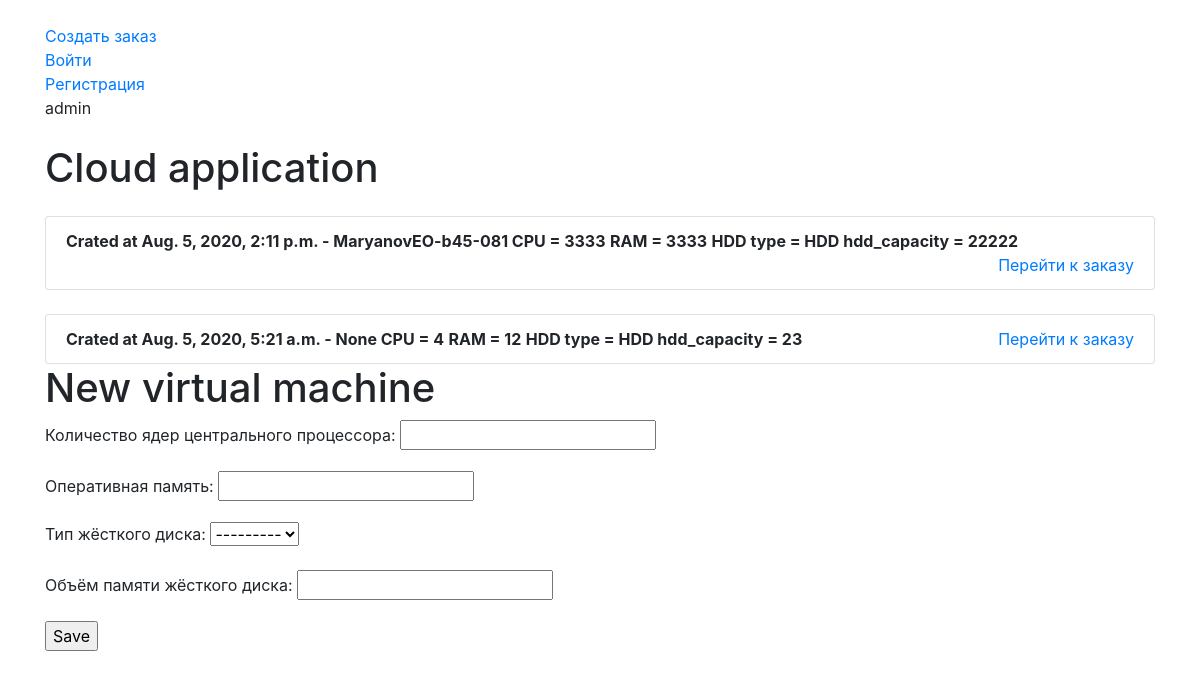
Screenshot of /new/ (signed in) with the database file from the repository.
### core/models.py (models this page shows, shortened)
class User(AbstractUser):
        balance = models.IntegerField(null=False, default=1000)

class VirtualMachine(models.Model):
    create_date = models.DateTimeField(auto_now=True)
    cpu = models.IntegerField(null=False, verbose_name='Количество ядер центрального процессора')
    ram = models.IntegerField(null=False, verbose_name='Оперативная память')
    sata = 'sata'
    ssd = 'ssd'
    sas = 'sas'
    hdd_type_choices = [
        (sata, 'sata'),
        (ssd, 'ssd'),
        (sas, 'sas'),
    ]
    hdd_type = models.CharField(max_length=15, choices=hdd_type_choices, verbose_name='Тип жёсткого диска')
    hdd_capacity = models.IntegerField(null=False, verbose_name='Объём памяти жёсткого диска')
    current_user = models.ForeignKey(User, on_delete=models.PROTECT, null=True)
    class Meta:
        verbose_name='Виртуальную машину'
        verbose_name_plural='Виртуальные машины'

### core/views.py (the view, shortened to what this page needs)
# urls.py: path('new/', views.VirtualMachineCreateView.as_view(), name='vm_new'),
class VirtualMachineCreateView(CreateView): # новое изменение
    model = VirtualMachine
    template_name = 'virtual_machine_new.html'
    fields = ['cpu', 'ram', 'hdd_type', 'hdd_capacity']
    success_url = reverse_lazy('home')
    success_msg = 'Заказ создан'
    def get_context_data(self, **kwargs):
        kwargs['virtual_machines_list'] = VirtualMachine.objects.all().order_by('-id')
        return super().get_context_data(**kwargs)

### core/templates/virtual_machine_new.html
{% extends 'base.html' %}
{% block content %}
    <h1>New virtual machine</h1>
    <form action="" method="post">{% csrf_token %}
      {{ form.as_p }}
      <input type="submit" value="Save" />
    </form>
{% endblock content %}

### core/templates/base.html (shortened to what this page needs)
<!doctype html>
<html lang="en">
  <head>
    <link rel="stylesheet" href="https://stackpath.bootstrapcdn.com/bootstrap/4.5.0/css/bootstrap.min.css">
  </head>
  <body>
    <div class="container mt-4">
      <div class="nav-item">
         <a href="{% url 'vm_new' %}">Создать заказ</a>
      </div>
      <div class="nav-item">
         <a href="{% url 'login' %}">Войти</a>
      </div>
      <div class="nav-item">
         <a href="{% url 'register' %}">Регистрация</a>
      </div>
      {{ request.user }}
    <h1 class="mt-4">Cloud application</h1>
    {% for virtual_machine in virtual_machines_list %}
    <ul class="list-group mt-4">
      <li class="list-group-item">
        <b>Crated at {{ virtual_machine.create_date }} - {{virtual_machine.current_user}}  </b>
        <b>CPU = {{ virtual_machine.cpu }}</b>
        <b>RAM = {{ virtual_machine.ram }}</b>
        <b>HDD type = {{ virtual_machine.type }}</b>
        <b>HDD hdd_capacity = {{ virtual_machine.hdd_capacity }}</b>
        <span class="float-right"><a href="{% url 'detail' virtual_machine.id %}">Перейти к заказу</a></span>
      </li>
    </ul>
    {% endfor %}
    {% block content %}
    {% endblock content %}
    </div>
  </body>
</html>

### rows the page displays
User: user "admin"
VirtualMachine: create_date "Aug. 5, 2020, 2:11 p.m.", current_user "MaryanovEO-b45-081", cpu "3333", ram "3333", hdd_capacity "22222"
VirtualMachine: create_date "Aug. 5, 2020, 5:21 a.m.", current_user "None", cpu "4", ram "12", hdd_capacity "23"
